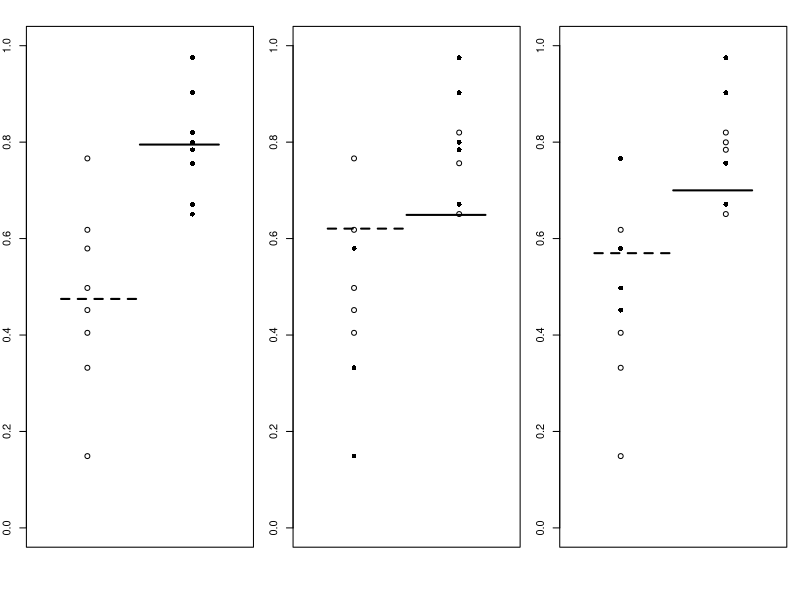
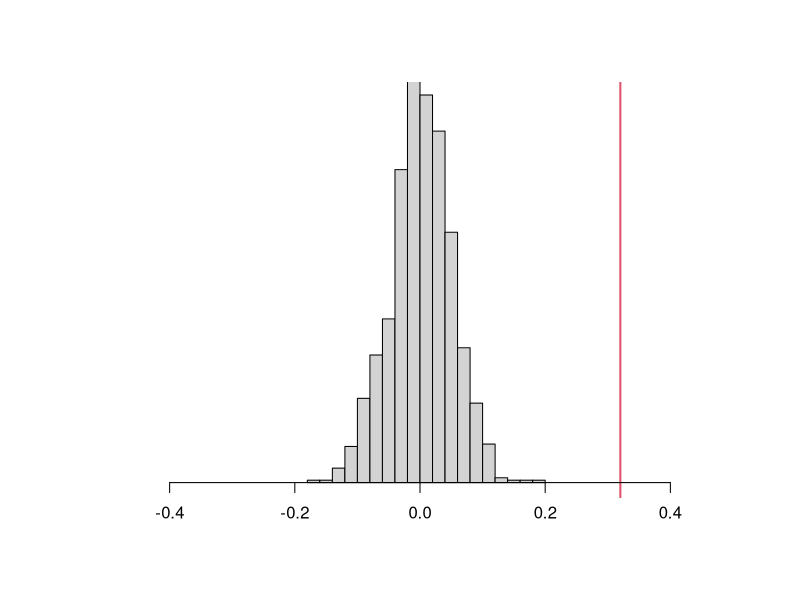

Write the R code that produced these figures, in order.
setwd("~/Documents/MPI/SemanticsPragmatics/2015Course/Projects/Slonimska/NewAnalysis/Pragmatics_Slonimska/Writeup/examples/")


pdf(file="Permutation_comparison.pdf", width = 7, height = 4.5)
par(mfrow=c(1,3), mar=c(4,2,2,1))
set.seed(15)
x = rnorm(8, 0.4, 0.2)
y = rnorm(8,0.8,0.12)

trueDiff = diff(tapply(c(x,y),c(rep(1,length(x)),rep(16,length(y))), mean))

plot(c(x,y)~c(rep(1,length(x)),rep(2,length(y))),
     pch = c(rep(1,length(x)),rep(16,length(y))),
     xlim=c(0.5,2.5), ylim=c(0,1),
     xlab='', ylab='', xaxt='n')

lines(c(0.75,1.5), c(mean(x),mean(x)), lwd=2, lty=2)
lines(c(1.5,2.25), c(mean(y),mean(y)), lwd=2)

set.seed(324)
perm.pch = sample(c(rep(1,length(x)),rep(16,length(y))))

plot(c(x,y)~c(rep(1,length(x)),rep(2,length(y))),
     pch = perm.pch,
     xlim=c(0.5,2.5),ylim=c(0,1),
     xlab='', ylab='', xaxt='n')

new.mean = tapply(c(x,y), perm.pch, mean)

lines(c(0.75,1.5), c(new.mean[1],new.mean[1]), lwd=2, lty=2)
lines(c(1.5,2.25), c(new.mean[2],new.mean[2]), lwd=2)

perm.pch = sample(c(rep(1,length(x)),rep(16,length(y))))

plot(c(x,y)~c(rep(1,length(x)),rep(2,length(y))),
     pch = perm.pch,
     xlim=c(0.5,2.5),ylim=c(0,1),
     xlab='', ylab='', xaxt='n')

new.mean = tapply(c(x,y), perm.pch, mean)

lines(c(0.75,1.5), c(new.mean[1],new.mean[1]), lwd=2, lty=2)
lines(c(1.5,2.25), c(new.mean[2],new.mean[2]), lwd=2)
dev.off()

getx = function(){
  perm.pch = sample(c(rep(1,length(x)),rep(16,length(y))))
  diff(tapply(c(x,y), perm.pch, mean))
}

p = replicate(1000,getx())

x = rnorm(1000,mean = 0, sd=0.05)

pdf("distComparison.pdf")
hist(x, xlim=c(-0.5,0.5), breaks=20, ylim=c(0,160), xaxt='n', yaxt='n', main='', xlab="", ylab='')
abline(v=trueDiff, lwd=2, col=2)
axis(1,pos=0)
dev.off()
